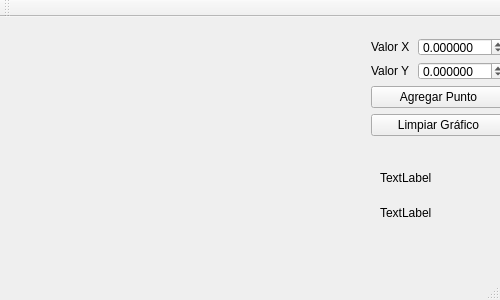
<?xml version="1.0" encoding="UTF-8"?>
<ui version="4.0">
 <class>MainWindow</class>
 <widget class="QMainWindow" name="MainWindow">
  <property name="geometry">
   <rect>
    <x>0</x>
    <y>0</y>
    <width>500</width>
    <height>300</height>
   </rect>
  </property>
  <property name="windowTitle">
   <string>MainWindow</string>
  </property>
  <widget class="QWidget" name="centralWidget">
   <widget class="QCustomPlot" name="plot" native="true">
    <property name="geometry">
     <rect>
      <x>10</x>
      <y>10</y>
      <width>331</width>
      <height>221</height>
     </rect>
    </property>
   </widget>
   <widget class="QWidget" name="layoutWidget">
    <property name="geometry">
     <rect>
      <x>360</x>
      <y>10</y>
      <width>157</width>
      <height>120</height>
     </rect>
    </property>
    <layout class="QVBoxLayout" name="verticalLayout_2">
     <item>
      <layout class="QVBoxLayout" name="verticalLayout">
       <item>
        <layout class="QHBoxLayout" name="horizontalLayout">
         <item>
          <widget class="QLabel" name="label_x">
           <property name="text">
            <string>Valor X</string>
           </property>
          </widget>
         </item>
         <item>
          <widget class="QDoubleSpinBox" name="spinBox_x">
           <property name="decimals">
            <number>6</number>
           </property>
           <property name="minimum">
            <double>-99.000000000000000</double>
           </property>
          </widget>
         </item>
        </layout>
       </item>
       <item>
        <layout class="QHBoxLayout" name="horizontalLayout_2">
         <item>
          <widget class="QLabel" name="label_y">
           <property name="text">
            <string>Valor Y</string>
           </property>
          </widget>
         </item>
         <item>
          <widget class="QDoubleSpinBox" name="spinBox_y">
           <property name="decimals">
            <number>6</number>
           </property>
           <property name="minimum">
            <double>-99.000000000000000</double>
           </property>
          </widget>
         </item>
        </layout>
       </item>
      </layout>
     </item>
     <item>
      <widget class="QPushButton" name="pushButton_agregar">
       <property name="text">
        <string>Agregar Punto</string>
       </property>
      </widget>
     </item>
     <item>
      <widget class="QPushButton" name="pushButtonlimpiar">
       <property name="text">
        <string>Limpiar Gráfico</string>
       </property>
      </widget>
     </item>
    </layout>
   </widget>
   <widget class="QLabel" name="labelfile">
    <property name="geometry">
     <rect>
      <x>380</x>
      <y>145</y>
      <width>91</width>
      <height>31</height>
     </rect>
    </property>
    <property name="text">
     <string>TextLabel</string>
    </property>
   </widget>
   <widget class="QLabel" name="labelfile2">
    <property name="geometry">
     <rect>
      <x>380</x>
      <y>180</y>
      <width>91</width>
      <height>31</height>
     </rect>
    </property>
    <property name="text">
     <string>TextLabel</string>
    </property>
   </widget>
  </widget>
  <widget class="QMenuBar" name="menuBar">
   <property name="geometry">
    <rect>
     <x>0</x>
     <y>0</y>
     <width>500</width>
     <height>20</height>
    </rect>
   </property>
  </widget>
  <widget class="QToolBar" name="mainToolBar">
   <attribute name="toolBarArea">
    <enum>TopToolBarArea</enum>
   </attribute>
   <attribute name="toolBarBreak">
    <bool>false</bool>
   </attribute>
  </widget>
  <widget class="QStatusBar" name="statusBar"/>
 </widget>
 <layoutdefault spacing="6" margin="11"/>
 <customwidgets>
  <customwidget>
   <class>QCustomPlot</class>
   <extends>QWidget</extends>
   <header>qcustomplot.h</header>
   <container>1</container>
  </customwidget>
 </customwidgets>
 <resources/>
 <connections/>
</ui>
